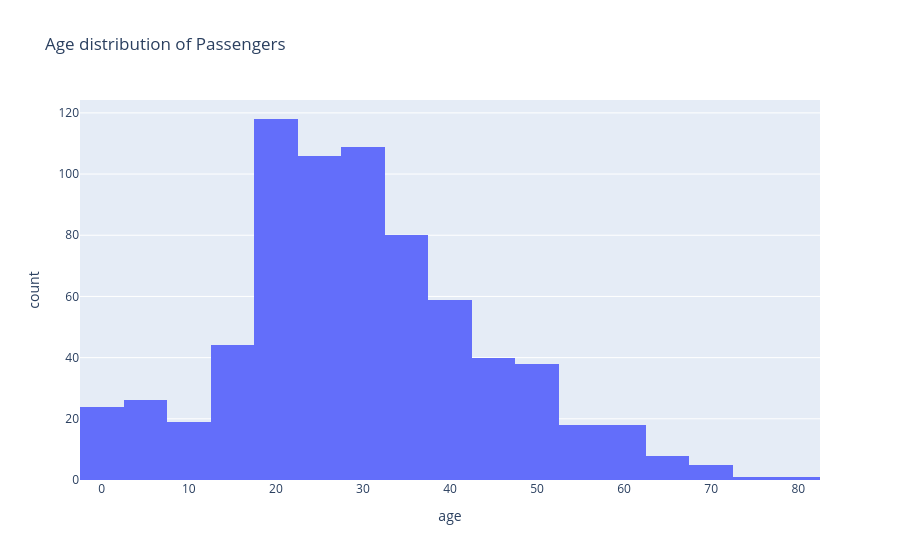

Here is the notebook cell this chart was saved with:
### Markdown cell above
# Age distribution

### Code cell
fig = px.histogram(df, x='age', nbins=30, title='Age distribution of Passengers')
fig.show()

### Figure 1 — Plotly figure (JSON) as saved in the notebook; plotly's stock layout.template omitted (floating-point values rounded to 4 significant figures; data arrays with more than 128 entries replaced by an {"elided": "..."} marker saying what was removed)
{"data": [{"bingroup": "x", "hovertemplate": "age=%{x}<br>count=%{y}<extra></extra>", "legendgroup": "", "marker": {"color": "#636efa", "pattern": {"shape": ""}}, "name": "", "nbinsx": 30, "orientation": "v", "showlegend": false, "type": "histogram", "x": {"elided": "891 float values"}, "xaxis": "x", "yaxis": "y"}], "layout": {"barmode": "relative", "legend": {"tracegroupgap": 0}, "title": {"text": "Age distribution of Passengers"}, "xaxis": {"anchor": "y", "domain": [0, 1], "title": {"text": "age"}}, "yaxis": {"anchor": "x", "domain": [0, 1], "title": {"text": "count"}}}}
